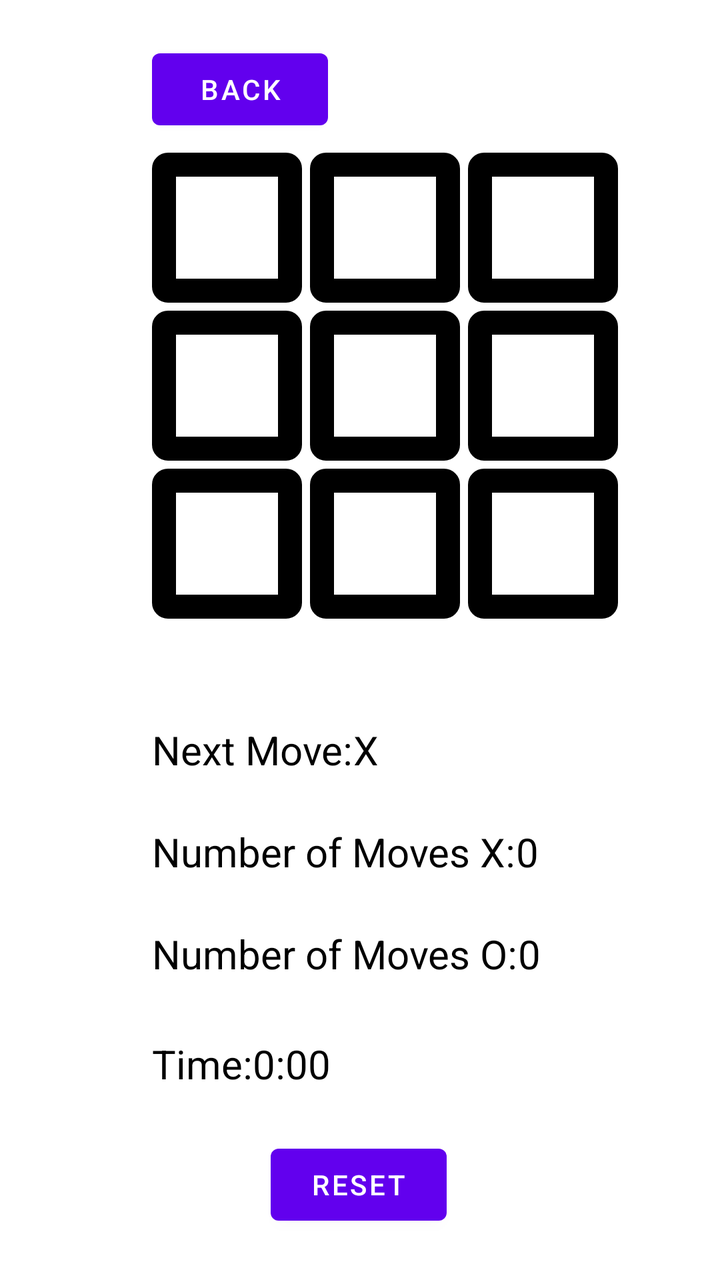
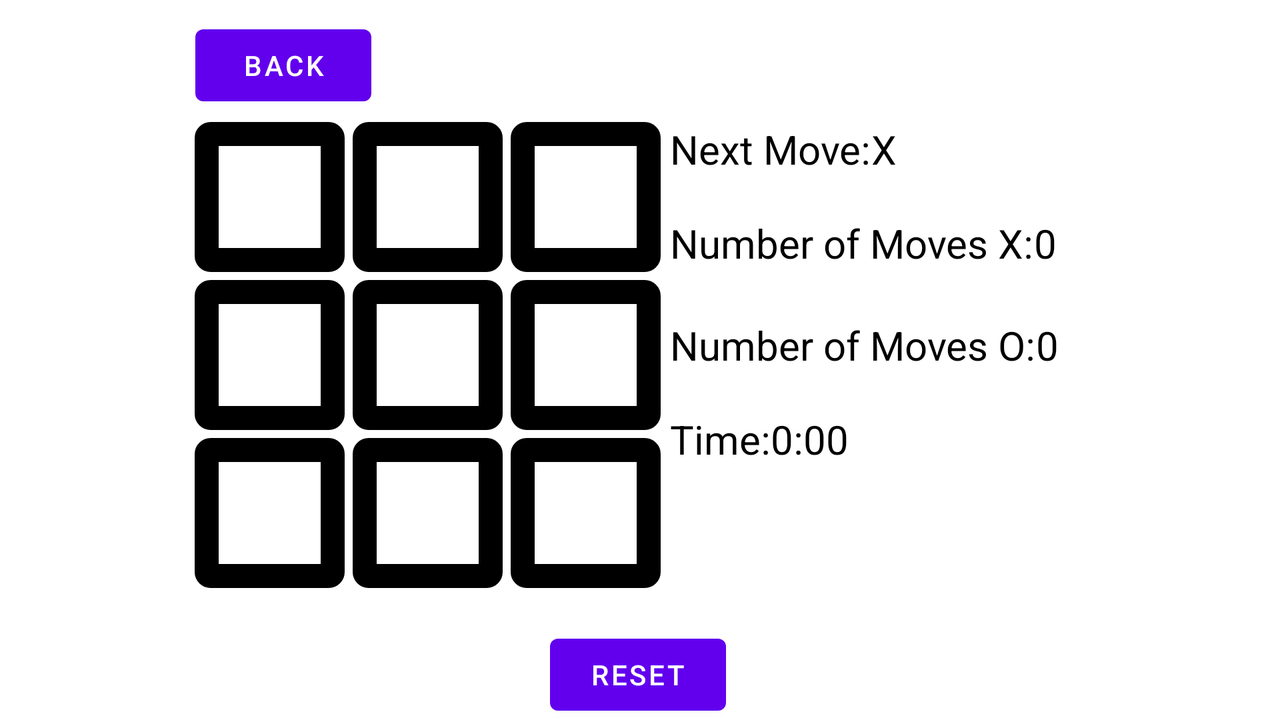

An Android layout and its configuration variant, each rendered on a device that would load it. The default file and the variant file are quoted in full after the pictures.
<!-- AndroidManifest.xml: application theme Theme.Farmer_chess -->
<!-- res/layout/activity_game.xml -->
<?xml version="1.0" encoding="utf-8"?>
<androidx.constraintlayout.widget.ConstraintLayout xmlns:android="http://schemas.android.com/apk/res/android"
    xmlns:app="http://schemas.android.com/apk/res-auto"
    xmlns:tools="http://schemas.android.com/tools"
    android:layout_width="match_parent"
    android:layout_height="match_parent">

    <TextView
        android:id="@+id/one"
        android:layout_width="75dp"
        android:layout_height="75dp"
        android:background="@drawable/border"
        android:clickable="false"
        android:textAlignment="center"
        android:textColor="#000000"
        android:textSize="96sp"
        android:textStyle="bold"
        app:autoSizeTextType="uniform"
        app:layout_constraintBottom_toBottomOf="parent"
        app:layout_constraintEnd_toEndOf="parent"
        app:layout_constraintHorizontal_bias="0.267"
        app:layout_constraintStart_toStartOf="parent"
        app:layout_constraintTop_toTopOf="parent"
        app:layout_constraintVertical_bias="0.135" />

    <TextView
        android:id="@+id/two"
        android:layout_width="75dp"
        android:layout_height="75dp"
        android:layout_marginStart="4dp"
        android:textAlignment="center"
        android:textColor="#000000"
        android:textStyle="bold"
        android:background="@drawable/border"
        app:autoSizeTextType="uniform"
        app:layout_constraintStart_toEndOf="@+id/one"
        app:layout_constraintTop_toTopOf="@+id/one" />

    <TextView
        android:id="@+id/three"
        android:layout_width="75dp"
        android:layout_height="75dp"
        android:layout_marginStart="4dp"
        android:background="@drawable/border"
        android:textAlignment="center"
        android:textColor="#000000"
        android:textSize="96sp"
        android:textStyle="bold"
        app:autoSizeTextType="uniform"
        app:layout_constraintStart_toEndOf="@+id/two"
        app:layout_constraintTop_toTopOf="@+id/two" />

    <TextView
        android:id="@+id/nine"
        android:layout_width="75dp"
        android:layout_height="75dp"
        android:textAlignment="center"
        android:textColor="#000000"
        android:textSize="96sp"
        android:textStyle="bold"
        android:background="@drawable/border"
        app:autoSizeTextType="uniform"
        app:layout_constraintStart_toStartOf="@+id/six"
        app:layout_constraintTop_toTopOf="@+id/eight" />

    <TextView
        android:id="@+id/four"
        android:layout_width="75dp"
        android:layout_height="75dp"
        android:layout_marginTop="4dp"
        android:textAlignment="center"
        android:textColor="#000000"
        android:textSize="96sp"
        android:textStyle="bold"
        android:background="@drawable/border"
        app:autoSizeTextType="uniform"
        app:layout_constraintStart_toStartOf="@+id/one"
        app:layout_constraintTop_toBottomOf="@+id/one" />

    <TextView
        android:id="@+id/six"
        android:layout_width="75dp"
        android:layout_height="75dp"
        android:textAlignment="center"
        android:textColor="#000000"
        android:textSize="96sp"
        android:textStyle="bold"
        android:background="@drawable/border"
        app:autoSizeTextType="uniform"
        app:layout_constraintStart_toStartOf="@+id/three"
        app:layout_constraintTop_toTopOf="@+id/five" />

    <TextView
        android:id="@+id/five"
        android:layout_width="75dp"
        android:layout_height="75dp"
        android:textAlignment="center"
        android:textColor="#000000"
        android:textSize="96sp"
        android:textStyle="bold"
        android:background="@drawable/border"
        app:autoSizeTextType="uniform"
        app:layout_constraintStart_toStartOf="@+id/two"
        app:layout_constraintTop_toTopOf="@+id/four" />

    <TextView
        android:id="@+id/eight"
        android:layout_width="75dp"
        android:layout_height="75dp"
        android:textAlignment="center"
        android:textColor="#000000"
        android:textSize="96sp"
        android:textStyle="bold"
        android:background="@drawable/border"
        app:autoSizeTextType="uniform"
        app:layout_constraintStart_toStartOf="@+id/five"
        app:layout_constraintTop_toTopOf="@+id/seven" />

    <TextView
        android:id="@+id/seven"
        android:layout_width="75dp"
        android:layout_height="75dp"
        android:layout_marginTop="4dp"
        android:textAlignment="center"
        android:textColor="#000000"
        android:textSize="96sp"
        android:textStyle="bold"
        android:background="@drawable/border"
        app:autoSizeTextType="uniform"
        app:layout_constraintStart_toStartOf="@+id/four"
        app:layout_constraintTop_toBottomOf="@+id/four" />

    <Button
        android:id="@+id/reset"
        android:layout_width="wrap_content"
        android:layout_height="wrap_content"
        android:layout_marginTop="32dp"
        android:text="@string/reset"
        app:layout_constraintBottom_toBottomOf="parent"
        app:layout_constraintEnd_toEndOf="parent"
        app:layout_constraintHorizontal_bias="0.498"
        app:layout_constraintStart_toStartOf="parent"
        app:layout_constraintTop_toBottomOf="@+id/eight"
        app:layout_constraintVertical_bias="0.906" />

    <TextView
        android:id="@+id/next_move"
        android:layout_width="wrap_content"
        android:layout_height="wrap_content"
        android:text="X"
        android:textColor="#000000"
        android:textSize="20sp"
        app:layout_constraintEnd_toEndOf="parent"
        app:layout_constraintHorizontal_bias="0.0"
        app:layout_constraintStart_toEndOf="@+id/next_move_text"
        app:layout_constraintTop_toTopOf="@+id/next_move_text" />

    <TextView
        android:id="@+id/next_move_text"
        android:layout_width="wrap_content"
        android:layout_height="wrap_content"
        android:layout_marginTop="52dp"
        android:text="@string/next_move"
        android:textColor="#000000"
        android:textSize="20sp"
        app:layout_constraintEnd_toEndOf="parent"
        app:layout_constraintHorizontal_bias="0.0"
        app:layout_constraintStart_toStartOf="@+id/seven"
        app:layout_constraintTop_toBottomOf="@+id/seven" />

    <TextView
        android:id="@+id/move_count_x"
        android:layout_width="wrap_content"
        android:layout_height="wrap_content"
        android:text="0"
        android:textColor="#000000"
        android:textSize="20sp"
        app:layout_constraintEnd_toEndOf="parent"
        app:layout_constraintHorizontal_bias="0.0"
        app:layout_constraintStart_toEndOf="@+id/move_count_x_text"
        app:layout_constraintTop_toTopOf="@+id/move_count_x_text" />

    <TextView
        android:id="@+id/move_count_x_text"
        android:layout_width="wrap_content"
        android:layout_height="wrap_content"
        android:layout_marginTop="24dp"
        android:text="@string/no_moves_x"
        android:textColor="#000000"
        android:textSize="20sp"
        app:layout_constraintEnd_toEndOf="parent"
        app:layout_constraintHorizontal_bias="0.0"
        app:layout_constraintStart_toStartOf="@+id/seven"
        app:layout_constraintTop_toBottomOf="@+id/next_move" />

    <TextView
        android:id="@+id/move_count_x_text2"
        android:layout_width="wrap_content"
        android:layout_height="wrap_content"
        android:layout_marginTop="24dp"
        android:text="@string/no_moves_o"
        android:textColor="#000000"
        android:textSize="20sp"
        app:layout_constraintEnd_toEndOf="parent"
        app:layout_constraintHorizontal_bias="0.0"
        app:layout_constraintStart_toStartOf="@+id/seven"
        app:layout_constraintTop_toBottomOf="@+id/move_count_x_text" />

    <TextView
        android:id="@+id/move_count_x_text3"
        android:layout_width="wrap_content"
        android:layout_height="wrap_content"
        android:layout_marginTop="28dp"
        android:text="@string/time"
        android:textColor="#000000"
        android:textSize="20sp"
        app:layout_constraintEnd_toEndOf="parent"
        app:layout_constraintHorizontal_bias="0.0"
        app:layout_constraintStart_toStartOf="@+id/seven"
        app:layout_constraintTop_toBottomOf="@+id/move_count_x_text2" />

    <TextView
        android:id="@+id/move_count_o"
        android:layout_width="wrap_content"
        android:layout_height="wrap_content"
        android:text="0"
        android:textColor="#000000"
        android:textSize="20sp"
        app:layout_constraintEnd_toEndOf="parent"
        app:layout_constraintHorizontal_bias="0.0"
        app:layout_constraintStart_toEndOf="@+id/move_count_x_text2"
        app:layout_constraintTop_toTopOf="@+id/move_count_x_text2" />

    <TextView
        android:id="@+id/time_played"
        android:layout_width="wrap_content"
        android:layout_height="wrap_content"
        android:text="0:00"
        android:textColor="#000000"
        android:textSize="20sp"
        app:layout_constraintEnd_toEndOf="parent"
        app:layout_constraintHorizontal_bias="0.0"
        app:layout_constraintStart_toEndOf="@+id/move_count_x_text3"
        app:layout_constraintTop_toTopOf="@+id/move_count_x_text3" />

    <Button
        android:id="@+id/back"
        android:layout_width="wrap_content"
        android:layout_height="wrap_content"
        android:text="@string/back"
        app:layout_constraintBottom_toTopOf="@+id/one"
        app:layout_constraintEnd_toEndOf="parent"
        app:layout_constraintHorizontal_bias="0.0"
        app:layout_constraintStart_toStartOf="@+id/one"
        app:layout_constraintTop_toTopOf="parent"
        app:layout_constraintVertical_bias="0.731" />


</androidx.constraintlayout.widget.ConstraintLayout>
<!-- resources referenced by this layout -->
<resources>
  <!-- drawable border (drawable) -->
  <?xml version="1.0" encoding="utf-8"?>
  <shape xmlns:android="http://schemas.android.com/apk/res/android"
      android:shape="rectangle" >
  
      
      <solid
          android:color="@color/white" >
      </solid>
  
      
      <stroke
          android:width="12dp"
          android:color="@color/black" >
      </stroke>
  
      
      <corners
          android:radius="2dp"   >
      </corners>
  
  </shape>
  <string name="back">Back</string>
  <string name="next_move">Next Move:</string>
  <string name="no_moves_o">Number of Moves O:</string>
  <string name="no_moves_x">Number of Moves X:</string>
  <string name="reset">Reset</string>
  <string name="time">Time:</string>
  <style name="Theme.Farmer_chess" parent="Theme.MaterialComponents.DayNight.DarkActionBar">
          
          <item name="colorPrimary">@color/purple_500</item>
          <item name="colorPrimaryVariant">@color/purple_700</item>
          <item name="colorOnPrimary">@color/white</item>
          
          <item name="colorSecondary">@color/teal_200</item>
          <item name="colorSecondaryVariant">@color/teal_700</item>
          <item name="colorOnSecondary">@color/black</item>
          
          <item name="android:statusBarColor" tools:targetApi="l">?attr/colorPrimaryVariant</item>
          
      </style>
</resources>
<!-- res/layout-land/activity_game.xml (the repository's variant of the layout above) -->
<!-- drawn on the phone turned sideways -->
<?xml version="1.0" encoding="utf-8"?>
<androidx.constraintlayout.widget.ConstraintLayout xmlns:android="http://schemas.android.com/apk/res/android"
    xmlns:app="http://schemas.android.com/apk/res-auto"
    xmlns:tools="http://schemas.android.com/tools"
    android:layout_width="match_parent"
    android:layout_height="match_parent">

    <TextView
        android:id="@+id/one"
        android:layout_width="75dp"
        android:layout_height="75dp"
        android:background="@drawable/border"
        android:clickable="false"
        android:textAlignment="center"
        android:textColor="#000000"
        android:textSize="96sp"
        android:textStyle="bold"
        app:autoSizeTextType="uniform"
        app:layout_constraintBottom_toBottomOf="parent"
        app:layout_constraintEnd_toEndOf="parent"
        app:layout_constraintHorizontal_bias="0.172"
        app:layout_constraintStart_toStartOf="parent"
        app:layout_constraintTop_toTopOf="parent"
        app:layout_constraintVertical_bias="0.214" />

    <TextView
        android:id="@+id/two"
        android:layout_width="75dp"
        android:layout_height="75dp"
        android:layout_marginStart="4dp"
        android:textAlignment="center"
        android:textColor="#000000"
        android:textStyle="bold"
        android:background="@drawable/border"
        app:autoSizeTextType="uniform"
        app:layout_constraintStart_toEndOf="@+id/one"
        app:layout_constraintTop_toTopOf="@+id/one" />

    <TextView
        android:id="@+id/three"
        android:layout_width="75dp"
        android:layout_height="75dp"
        android:layout_marginStart="4dp"
        android:background="@drawable/border"
        android:textAlignment="center"
        android:textColor="#000000"
        android:textSize="96sp"
        android:textStyle="bold"
        app:autoSizeTextType="uniform"
        app:layout_constraintStart_toEndOf="@+id/two"
        app:layout_constraintTop_toTopOf="@+id/two" />

    <TextView
        android:id="@+id/nine"
        android:layout_width="75dp"
        android:layout_height="75dp"
        android:textAlignment="center"
        android:textColor="#000000"
        android:textSize="96sp"
        android:textStyle="bold"
        android:background="@drawable/border"
        app:autoSizeTextType="uniform"
        app:layout_constraintStart_toStartOf="@+id/six"
        app:layout_constraintTop_toTopOf="@+id/eight" />

    <TextView
        android:id="@+id/four"
        android:layout_width="75dp"
        android:layout_height="75dp"
        android:layout_marginTop="4dp"
        android:textAlignment="center"
        android:textColor="#000000"
        android:textSize="96sp"
        android:textStyle="bold"
        android:background="@drawable/border"
        app:autoSizeTextType="uniform"
        app:layout_constraintStart_toStartOf="@+id/one"
        app:layout_constraintTop_toBottomOf="@+id/one" />

    <TextView
        android:id="@+id/six"
        android:layout_width="75dp"
        android:layout_height="75dp"
        android:textAlignment="center"
        android:textColor="#000000"
        android:textSize="96sp"
        android:textStyle="bold"
        android:background="@drawable/border"
        app:autoSizeTextType="uniform"
        app:layout_constraintStart_toStartOf="@+id/three"
        app:layout_constraintTop_toTopOf="@+id/five" />

    <TextView
        android:id="@+id/five"
        android:layout_width="75dp"
        android:layout_height="75dp"
        android:textAlignment="center"
        android:textColor="#000000"
        android:textSize="96sp"
        android:textStyle="bold"
        android:background="@drawable/border"
        app:autoSizeTextType="uniform"
        app:layout_constraintStart_toStartOf="@+id/two"
        app:layout_constraintTop_toTopOf="@+id/four" />

    <TextView
        android:id="@+id/eight"
        android:layout_width="75dp"
        android:layout_height="75dp"
        android:textAlignment="center"
        android:textColor="#000000"
        android:textSize="96sp"
        android:textStyle="bold"
        android:background="@drawable/border"
        app:autoSizeTextType="uniform"
        app:layout_constraintStart_toStartOf="@+id/five"
        app:layout_constraintTop_toTopOf="@+id/seven" />

    <TextView
        android:id="@+id/seven"
        android:layout_width="75dp"
        android:layout_height="75dp"
        android:layout_marginTop="4dp"
        android:textAlignment="center"
        android:textColor="#000000"
        android:textSize="96sp"
        android:textStyle="bold"
        android:background="@drawable/border"
        app:autoSizeTextType="uniform"
        app:layout_constraintStart_toStartOf="@+id/four"
        app:layout_constraintTop_toBottomOf="@+id/four" />

    <Button
        android:id="@+id/reset"
        android:layout_width="wrap_content"
        android:layout_height="wrap_content"
        android:layout_marginTop="32dp"
        android:text="@string/reset"
        app:layout_constraintBottom_toBottomOf="parent"
        app:layout_constraintEnd_toEndOf="parent"
        app:layout_constraintHorizontal_bias="0.498"
        app:layout_constraintStart_toStartOf="parent"
        app:layout_constraintTop_toBottomOf="@+id/eight"
        app:layout_constraintVertical_bias="0.906" />

    <TextView
        android:id="@+id/next_move"
        android:layout_width="wrap_content"
        android:layout_height="wrap_content"
        android:text="X"
        android:textColor="#000000"
        android:textSize="20sp"
        app:layout_constraintEnd_toEndOf="parent"
        app:layout_constraintHorizontal_bias="0.0"
        app:layout_constraintStart_toEndOf="@+id/next_move_text"
        app:layout_constraintTop_toTopOf="@+id/next_move_text" />

    <TextView
        android:id="@+id/next_move_text"
        android:layout_width="wrap_content"
        android:layout_height="wrap_content"
        android:layout_marginEnd="200dp"
        android:text="@string/next_move"
        android:textColor="#000000"
        android:textSize="20sp"
        app:layout_constraintEnd_toEndOf="parent"
        app:layout_constraintHorizontal_bias="0.511"
        app:layout_constraintStart_toEndOf="@+id/three"
        app:layout_constraintTop_toTopOf="@+id/three" />

    <TextView
        android:id="@+id/move_count_x"
        android:layout_width="wrap_content"
        android:layout_height="wrap_content"
        android:text="0"
        android:textColor="#000000"
        android:textSize="20sp"
        app:layout_constraintEnd_toEndOf="parent"
        app:layout_constraintHorizontal_bias="0.0"
        app:layout_constraintStart_toEndOf="@+id/move_count_x_text"
        app:layout_constraintTop_toTopOf="@+id/move_count_x_text" />

    <TextView
        android:id="@+id/move_count_x_text"
        android:layout_width="wrap_content"
        android:layout_height="wrap_content"
        android:layout_marginTop="20dp"
        android:text="@string/no_moves_x"
        android:textColor="#000000"
        android:textSize="20sp"
        app:layout_constraintEnd_toEndOf="parent"
        app:layout_constraintHorizontal_bias="0.0"
        app:layout_constraintStart_toStartOf="@+id/next_move_text"
        app:layout_constraintTop_toBottomOf="@+id/next_move" />

    <TextView
        android:id="@+id/move_count_x_text2"
        android:layout_width="wrap_content"
        android:layout_height="wrap_content"
        android:layout_marginTop="24dp"
        android:text="@string/no_moves_o"
        android:textColor="#000000"
        android:textSize="20sp"
        app:layout_constraintEnd_toEndOf="parent"
        app:layout_constraintHorizontal_bias="0.0"
        app:layout_constraintStart_toStartOf="@+id/move_count_x_text"
        app:layout_constraintTop_toBottomOf="@+id/move_count_x_text" />

    <TextView
        android:id="@+id/move_count_x_text3"
        android:layout_width="wrap_content"
        android:layout_height="wrap_content"
        android:layout_marginTop="20dp"
        android:text="@string/time"
        android:textColor="#000000"
        android:textSize="20sp"
        app:layout_constraintEnd_toEndOf="parent"
        app:layout_constraintHorizontal_bias="0.0"
        app:layout_constraintStart_toStartOf="@+id/move_count_x_text2"
        app:layout_constraintTop_toBottomOf="@+id/move_count_x_text2" />

    <TextView
        android:id="@+id/move_count_o"
        android:layout_width="wrap_content"
        android:layout_height="wrap_content"
        android:text="0"
        android:textColor="#000000"
        android:textSize="20sp"
        app:layout_constraintEnd_toEndOf="parent"
        app:layout_constraintHorizontal_bias="0.0"
        app:layout_constraintStart_toEndOf="@+id/move_count_x_text2"
        app:layout_constraintTop_toTopOf="@+id/move_count_x_text2" />

    <TextView
        android:id="@+id/time_played"
        android:layout_width="wrap_content"
        android:layout_height="wrap_content"
        android:text="0:00"
        android:textColor="#000000"
        android:textSize="20sp"
        app:layout_constraintEnd_toEndOf="parent"
        app:layout_constraintHorizontal_bias="0.0"
        app:layout_constraintStart_toEndOf="@+id/move_count_x_text3"
        app:layout_constraintTop_toTopOf="@+id/move_count_x_text3" />

    <Button
        android:id="@+id/back"
        android:layout_width="wrap_content"
        android:layout_height="wrap_content"
        android:text="@string/back"
        app:layout_constraintBottom_toTopOf="@+id/one"
        app:layout_constraintEnd_toEndOf="parent"
        app:layout_constraintHorizontal_bias="0.001"
        app:layout_constraintStart_toStartOf="@+id/one"
        app:layout_constraintTop_toTopOf="parent"
        app:layout_constraintVertical_bias="0.666" />


</androidx.constraintlayout.widget.ConstraintLayout>
